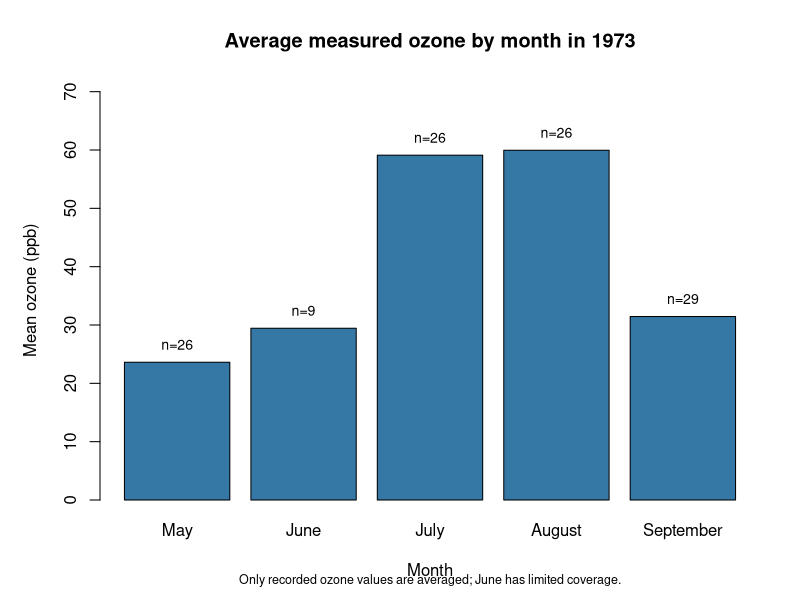
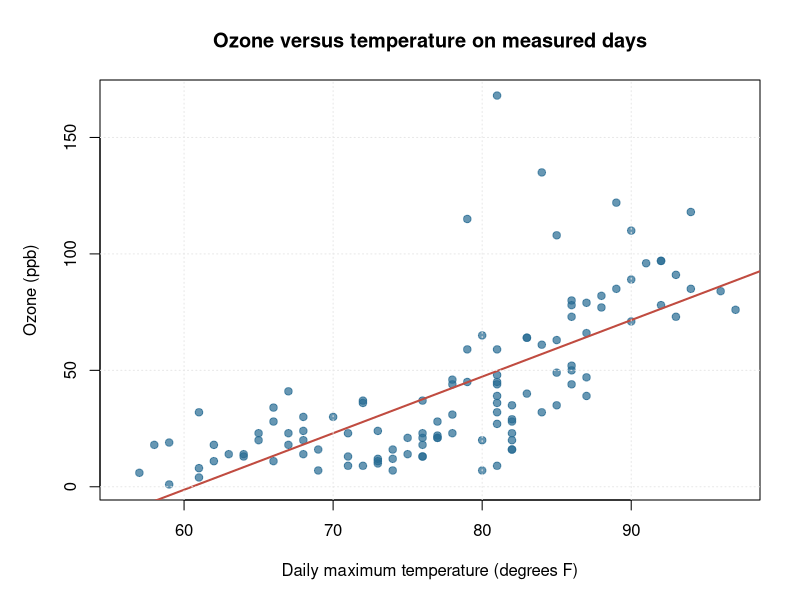
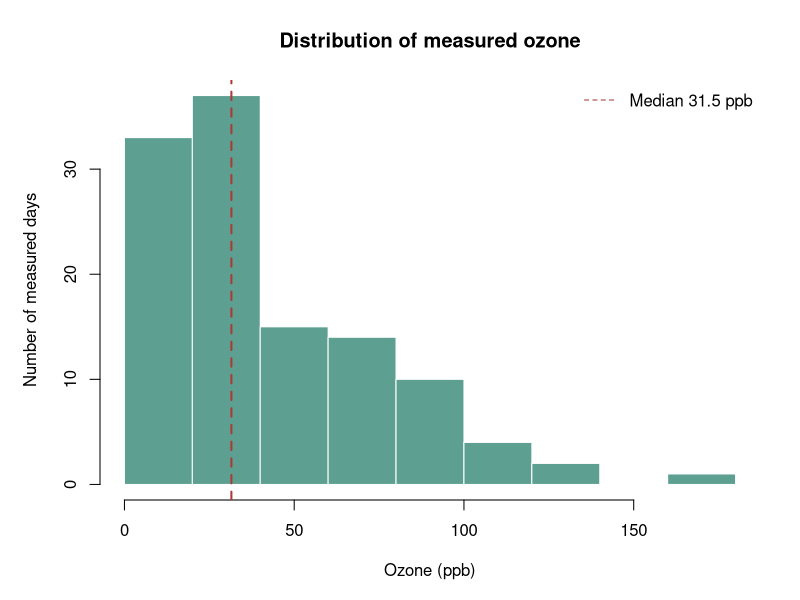
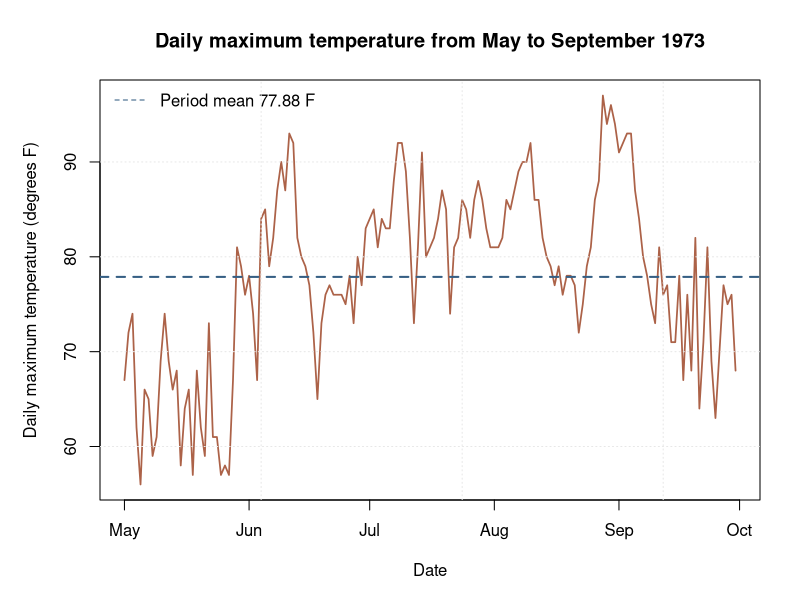

These charts were generated, in order, by the following R code:
# Week 2 Data Visualization and Insight Communication using R
# Run in R or RStudio. Base R only; no package installation is needed.
data(airquality, package = "datasets")
aq <- airquality
aq$MonthName <- factor(aq$Month, levels = 5:9,
                       labels = c("May", "June", "July", "August", "September"))
aq$Date <- as.Date(sprintf("1973-%02d-%02d", aq$Month, aq$Day))
cat("Rows:", nrow(aq), "Columns:", ncol(aq), "\n")
print(colSums(is.na(aq[c("Ozone", "Solar.R", "Wind", "Temp")])))
month_mean <- tapply(aq$Ozone, aq$MonthName, mean, na.rm = TRUE)
month_count <- tapply(!is.na(aq$Ozone), aq$MonthName, sum)
print(round(month_mean, 2)); print(month_count)
cat("Observed ozone mean:", round(mean(aq$Ozone, na.rm = TRUE), 2), "ppb\n")
cat("Observed ozone median:", median(aq$Ozone, na.rm = TRUE), "ppb\n")
cat("Ozone and temperature correlation:",
    round(cor(aq$Ozone, aq$Temp, use = "complete.obs"), 3), "\n")
cat("Hottest day:", format(aq$Date[which.max(aq$Temp)]),
    "; temperature:", max(aq$Temp), "F\n")

# Chart 1: category comparison. Counts above the bars show coverage.
png("01_monthly_ozone_bar.png", width = 1200, height = 760, res = 150)
par(mar = c(5, 5, 4, 2))
bp <- barplot(month_mean, col = "#3678A5", ylim = c(0, 72),
              main = "Average measured ozone by month in 1973",
              xlab = "Month", ylab = "Mean ozone (ppb)")
text(bp, month_mean + 3, paste0("n=", month_count), cex = 0.85)
mtext("Only recorded ozone values are averaged; June has limited coverage.",
      side = 1, line = 3.4, cex = 0.75)
dev.off()

# Chart 2: paired continuous readings. Missing ozone points are omitted.
png("02_ozone_temperature_scatter.png", width = 1200, height = 760, res = 150)
par(mar = c(5, 5, 4, 2))
plot(aq$Temp, aq$Ozone, pch = 19, col = adjustcolor("#276B93", alpha.f = 0.7),
     xlab = "Daily maximum temperature (degrees F)", ylab = "Ozone (ppb)",
     main = "Ozone versus temperature on measured days")
abline(lm(Ozone ~ Temp, data = aq), col = "#C04B40", lwd = 2)
grid(col = "#E7E7E7")
dev.off()

# Chart 3: distribution of observed ozone. Bin width is 20 ppb.
png("03_ozone_histogram.png", width = 1200, height = 760, res = 150)
par(mar = c(5, 5, 4, 2))
hist(aq$Ozone, breaks = seq(0, 180, by = 20), right = FALSE,
     col = "#5D9F90", border = "white", xlim = c(0, 180),
     main = "Distribution of measured ozone", xlab = "Ozone (ppb)",
     ylab = "Number of measured days")
abline(v = median(aq$Ozone, na.rm = TRUE), col = "#A83C38", lwd = 2, lty = 2)
legend("topright", "Median 31.5 ppb", col = "#A83C38", lty = 2, bty = "n")
dev.off()

# Chart 4: time sequence. Temperature is complete; no imputation is needed.
png("04_daily_temperature_line.png", width = 1200, height = 760, res = 150)
par(mar = c(5, 5, 4, 2))
plot(aq$Date, aq$Temp, type = "l", col = "#AC6248", lwd = 1.7,
     main = "Daily maximum temperature from May to September 1973",
     xlab = "Date", ylab = "Daily maximum temperature (degrees F)")
abline(h = mean(aq$Temp), col = "#365F84", lty = 2, lwd = 2)
legend("topleft", sprintf("Period mean %.2f F", mean(aq$Temp)),
       col = "#365F84", lty = 2, bty = "n")
grid(col = "#E7E7E7")
dev.off()
